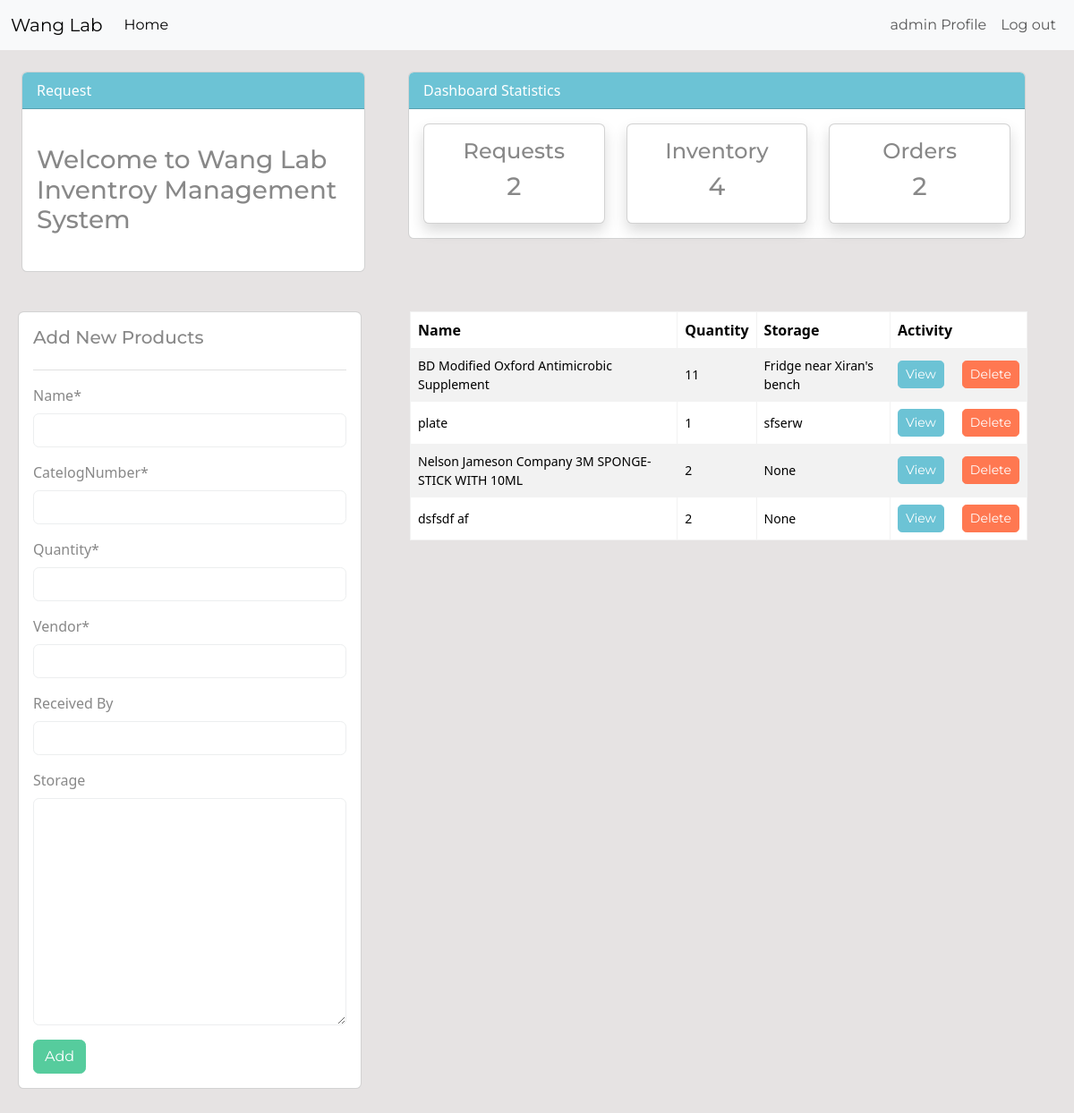
Screenshot of /inventory/ (signed in) with the database file from the repository.
### dashboard/models.py (models this page shows, shortened)
class Inventory(models.Model):
    name = models.CharField(max_length=300, null=True)
    catelogNumber = models.CharField(max_length=50, null=True)
    quantity = models.PositiveBigIntegerField(null=True)
    vendor = models.CharField(max_length= 100, null = True)
    receivedBy = models.CharField(max_length=100, null= True)
    storage = models.TextField(null = True)
    receivedDate = models.DateTimeField(auto_now=True, null = True)

### dashboard/views.py (the view)
# urls.py: path('inventory/', views.inventory, name = 'dashboard-inventory'),
@login_required(login_url='user-login')
def inventory(request):
    items = Inventory.objects.all() # grab all the items from the database
    orders_count = Order.objects.all().count()
    requests_count  = Request.objects.all().count()
    items_count = items.count()
    if request.method == 'POST':
        form = InventoryForm(request.POST)
        if form.is_valid():
            form.save()
            return redirect('dashboard-inventory')
    else:
        form = InventoryForm()
    context ={
        'items': items,
        'form': form,
        'requests_count':requests_count,
        'orders_count' : orders_count,
        'items_count': items_count,
    }
    return render(request, 'dashboard/inventory.html', context) # pass in the context so the html file can access to the item variable

### dashboard/forms.py
class InventoryForm(forms.ModelForm):
    class Meta:
        model = Inventory
        fields = '__all__'
    def __init__(self, *args, **kwargs):
        super(InventoryForm,self).__init__(*args, **kwargs)
        self.fields['storage'].required = False
        self.fields['receivedBy'].required = False
        self.fields['receivedBy'].label = 'Received By'

### templates/dashboard/inventory.html (shortened to what this page needs)
{% extends 'partials/base.html' %}
{% load crispy_forms_tags %}
{% block content %}
{% include 'partials/topnav.html' %}
<div class="row my-4">
    <div class="col-md-4" style="margin: 20px;">
        <div class="card card-body">
            <h5>Add New Products</h5>
            <hr>
            <form method="POST">
                {{ form|crispy }}
                <input class="btn btn-success btn-block" type="submit" value="Add">
            </form>
        </div>
    </div>
    <div class="col-md-7" style="margin-left: 10px; margin-right:20px; margin-top: 20px;">
        <table class="table bg-white table-striped table-hover table-bordered align-middle">
            <thead class="bg-info text-white">
                <tr>
                    <th scope="col">Name</th>
                    <th scope="col">Quantity</th>
                    <th scope="col">Storage</th>
                    <th scope="col">Activity</th>
                </tr>
            </thead>
            <tbody>
                {% for item in items %}
                <tr>
                    <td>{{ item.name }}</td>
                    <td>{{ item.quantity }}</td>
                    <td>{{ item.storage }}</td>
                    <td>
                        <div class="d-flex align-items-center">
                            <a class="btn btn-info btn-sm button-right-margin"
                                href="{% url 'dashboard-product-detail' item.id %}">View</a>
                            <form id = 'delete-form-{{ item.id }}' method="POST" action="{% url 'dashboard-product-delete' item.id %}">
                                <button class="btn btn-danger btn-sm" type ='button' onclick = "confirmationDelete(event,'delete-form-{{ item.id }}')">Delete</button>
                            </form>
                        </div>
                    </td>
                </tr>
                {% endfor %}
            </tbody>
        </table>
    </div>
</div>
{% endblock %}

### templates/partials/base.html (shortened to what this page needs)
{% load static %}
<!doctype html>
<html lang="en">
  <head>
    <link href= 'https://bootswatch.com/5/minty/bootstrap.min.css', rel = 'stylesheet'>
    <link rel="stylesheet" href="{% static 'dashboard/style.css' %}">
  </head>
  <body>
    {% include 'partials/nav.html' %}
    {% block content %}{% endblock %}
  </body>
</html>

### templates/partials/nav.html (shortened to what this page needs)
<nav class="navbar navbar-expand-lg bg-body-tertiary">
	<div class="container-fluid">
		<a class="navbar-brand" href="#">Wang Lab</a>
		<div class="collapse navbar-collapse" id="navbarSupportedContent">
			{% if user.is_authenticated %}
			<ul class="navbar-nav me-auto mb-2 mb-lg-0">
				<li class="nav-item">
					<a
						class="nav-link active"
						aria-current="page"
						href="{% url 'dashboard-index' %}"
						>Home</a
					>
				</li>
			</ul>
			<ul class="navbar-nav ms-auto mb-2 mb-lg-0">
				<li class="nav-item">
					<a class="nav-link" href="#">{{ user.username }} Profile</a>
				</li>
				<li class="nav-item">
					<a class="nav-link" , href="{% url 'user-logout' %}">Log out</a>
				</li>
			</ul>
			{% endif %}
		</div>
	</div>
</nav>

### templates/partials/topnav.html (shortened to what this page needs)
<div class="row">
    <div class="col-md-4 mt-4 mx-4 ">
        <div class="card">
            <div class="card-header bg-info text-white">
                Request
            </div>
            <div class="card-body">
                <marquee behavior="" direction="">
                    <h3 class="my-4">Welcome to Wang Lab Inventroy Management System</h3>
                </marquee>
            </div>
        </div>
    </div>
    <div class="col-md-7 mt-4">
        <div class="card">
            <div class="card-header bg-info text-white">
                Dashboard Statistics
            </div>
            <div class="card-body">
                <div class="row">
                    <div class="col-md-4">
                        <a class="text-decoration-none text-dark" href="{% url 'dashboard-requests' %}">
                            <div class="card my-card shadow">
                                <div class="card-body text-center">
                                    <h4>Requests</h4>
                                    <h3>{{ requests_count }}</h3>
                                </div>
                            </div>
                        </a>
                    </div>
                    <div class="col-md-4">
                        <a class="text-decoration-none text-dark" href="{% url 'dashboard-inventory' %}">
                            <div class="card my-card shadow">
                                <div class="card-body text-center">
                                    <h4>Inventory</h4>
                                    <h3>{{  items_count }}</h3>
                                </div>
                            </div>
                        </a>
                    </div>
                    <div class="col-md-4">
                        <a class="text-decoration-none text-dark" href="{% url 'dashboard-orders' %}">
                            <div class="card my-card shadow">
                                <div class="card-body text-center">
                                    <h4>Orders </h4>
                                    <h3>{{ orders_count }}</h3>
                                </div>
                            </div>
                        </a>
                    </div>
                </div>
            </div>
        </div>
    </div>
</div>

### static/dashboard/style.css (style rules this page uses)
body { background: rgb(230, 227, 227); }

### templates/dashboard/inventory.html (style rules this page uses)
th { font-size: 16px ; }
td { font-size: 14px; }
.button-right-margin { margin-right: 20px; }

### rows the page displays
Inventory: name "BD Modified Oxford Antimicrobic Supplement", quantity "11", storage "Fridge near Xiran's bench"
Inventory: name "plate", quantity "1", storage "sfserw"
Inventory: name "Nelson Jameson Company 3M SPONGE-STICK WITH 10ML", quantity "2", storage "None"
Inventory: name "dsfsdf af", quantity "2", storage "None"

### other values shown
{{ user.username }} "admin"
{{ requests_count }} "2"
{{ items_count }} "4"
{{ orders_count }} "2"
